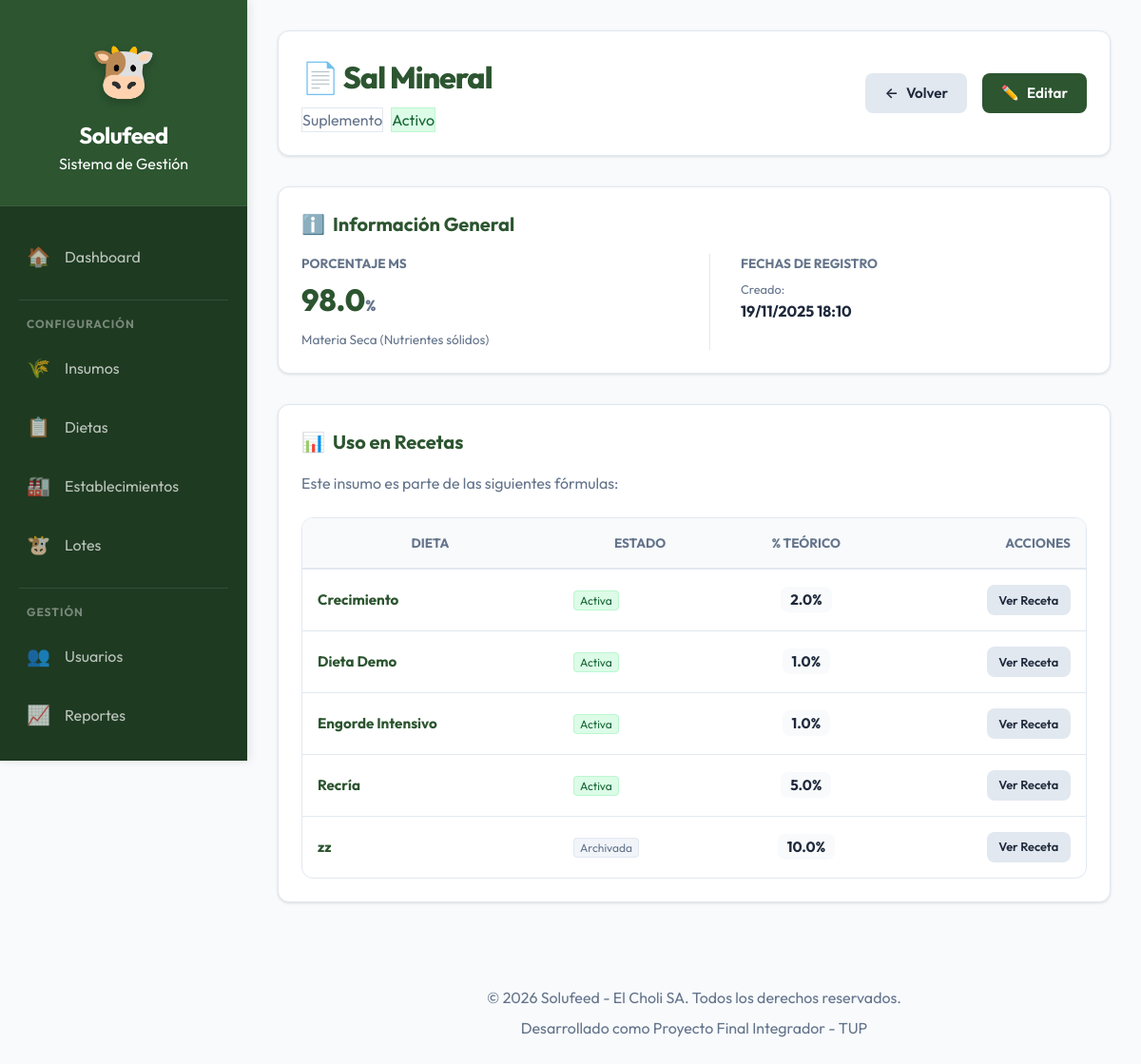
Page /solufeed/admin/insumos/ver.php?id=10&return_to=/solufeed/admin/insumos/listar.php (signed in) on the committed database.
### tables this page shows
CREATE TABLE `insumo` (
  `id_insumo` int(11) NOT NULL,
  `nombre` varchar(100) NOT NULL,
  `tipo` varchar(50) DEFAULT NULL,
  `costo_kg` decimal(12,4) DEFAULT NULL,
  `porcentaje_ms` decimal(5,2) NOT NULL,
  `activo` tinyint(1) NOT NULL DEFAULT 1,
  `fecha_creacion` datetime NOT NULL,
  `fecha_actualizacion` datetime DEFAULT NULL
);

CREATE TABLE `dieta_detalle` (
  `id_dieta` int(11) NOT NULL,
  `id_insumo` int(11) NOT NULL,
  `porcentaje_teorico` decimal(6,3) NOT NULL
);

CREATE TABLE `dieta` (
  `id_dieta` int(11) NOT NULL,
  `nombre` varchar(100) NOT NULL,
  `descripcion` text DEFAULT NULL,
  `activo` tinyint(1) NOT NULL DEFAULT 1,
  `fecha_creacion` datetime NOT NULL,
  `fecha_actualizacion` datetime DEFAULT NULL
);

### solufeed/includes/functions.php (called while the page is built, shortened)
<?php
function safe_return_to($dest, $fallback = null) {
    $fallback = is_string($fallback) && $fallback !== '' ? $fallback : (BASE_URL . '/admin/campo/historial.php');
    $dest = trim($dest);
    $dest = str_replace(["\r", "\n"], '', $dest);
    if (strpos($dest, '/') === 0) return $dest;
    return $fallback;
}
?>

### solufeed/admin/insumos/ver.php (the view, shortened to what this page needs)
<?php
require_once '../../includes/functions.php';
$id_insumo = (int) $_GET['id'];
$db = getConnection();
$return_to = isset($_GET['return_to']) ? (string)$_GET['return_to'] : '';
$back_url = safe_return_to($return_to, BASE_URL . '/admin/insumos/listar.php');
$stmt = $db->prepare("SELECT * FROM insumo WHERE id_insumo = ?");
$stmt->execute([$id_insumo]);
$insumo = $stmt->fetch();
require_once '../../includes/header.php';
?>
<div class="page-header">
    <div>
        <h1 style="font-weight: 800; color: var(--primary); margin: 0; letter-spacing: -1px;">📄 <?php echo htmlspecialchars($insumo['nombre']); ?></h1>
        <div style="display: flex; gap: 0.5rem; margin-top: 0.5rem;">
            <span class="badge" style="background: var(--surface); border: 1px solid var(--border); color: var(--text-muted);">
                <?php echo htmlspecialchars($insumo['tipo']); ?>
            </span>
            <?php if ($insumo['activo']): ?>
                <span class="badge" style="background: #dcfce7; color: #166534; border: 1px solid #bbf7d0;">Activo</span>
            <?php else: ?>
                <span class="badge" style="background: #fee2e2; color: #991b1b; border: 1px solid #fecaca;">Inactivo</span>
            <?php endif; ?>
        </div>
    </div>
    <div class="header-actions">
        <a href="<?php echo htmlspecialchars($back_url); ?>" class="btn btn-secondary"><span>←</span> Volver</a>
        <a href="editar.php?id=<?php echo $id_insumo; ?>&return_to=<?php echo urlencode($_SERVER['REQUEST_URI']); ?>" class="btn btn-primary"><span>✏️</span> Editar</a>
    </div>
</div>
<div class="card" style="margin-bottom: 2rem;">
    <h3 class="card-title"><span>ℹ️</span> Información General</h3>
    <div style="display: grid; grid-template-columns: repeat(auto-fit, minmax(200px, 1fr)); gap: 2rem;">
        <div>
            <div style="font-size: 0.85rem; color: var(--text-muted); text-transform: uppercase; font-weight: 700; margin-bottom: 0.25rem;">Porcentaje MS</div>
            <div style="font-size: 2rem; font-weight: 800; color: var(--primary);">
                <?php echo number_format($insumo['porcentaje_ms'], 1); ?><span style="font-size: 1rem; color: var(--text-muted);">%</span>
            </div>
            <div style="font-size: 0.85rem; color: var(--text-muted); margin-top: 0.5rem;">
                Materia Seca (Nutrientes sólidos)
            </div>
        </div>
        <div style="border-left: 1px solid var(--border); padding-left: 2rem;">
            <div style="font-size: 0.85rem; color: var(--text-muted); text-transform: uppercase; font-weight: 700; margin-bottom: 0.5rem;">Fechas de Registro</div>
            <div style="margin-bottom: 0.5rem;">
                <span style="display: block; font-size: 0.8rem; color: var(--text-muted);">Creado:</span>
                <strong><?php echo date('d/m/Y H:i', strtotime($insumo['fecha_creacion'])); ?></strong>
            </div>
        </div>
    </div>
</div>
<div class="card">
    <h3 class="card-title"><span>📊</span> Uso en Recetas</h3>
    <?php
    $stmt_uso = $db->prepare("
        SELECT
            d.id_dieta,
            d.nombre as dieta_nombre,
            dd.porcentaje_teorico,
            d.activo as dieta_activa
        FROM dieta_detalle dd
        INNER JOIN dieta d ON dd.id_dieta = d.id_dieta
        WHERE dd.id_insumo = ?
        ORDER BY d.activo DESC, d.nombre ASC
    ");
    $stmt_uso->execute([$id_insumo]);
    $dietas_uso = $stmt_uso->fetchAll();
    ?>
    <?php if (count($dietas_uso) > 0): ?>
        <p style="margin-bottom: 1.5rem; color: var(--text-muted);">
            Este insumo es parte de las siguientes fórmulas:
        </p>
        <div class="table-container">
            <table>
                <thead>
                    <tr>
                        <th>Dieta</th>
                        <th>Estado</th>
                        <th>% Teórico</th>
                        <th style="text-align: right;">Acciones</th>
                    </tr>
                </thead>
                <tbody>
                    <?php foreach ($dietas_uso as $dieta): ?>
                        <tr>
                            <td>
                                <strong style="color: var(--primary);"><?php echo htmlspecialchars($dieta['dieta_nombre']); ?></strong>
                            </td>
                            <td>
                                <?php if ($dieta['dieta_activa']): ?>
                                    <span style="font-size: 0.75rem; background: #dcfce7; color: #166534; padding: 2px 6px; border-radius: 4px; border: 1px solid #bbf7d0;">Activa</span>
                                <?php else: ?>
                                    <span style="font-size: 0.75rem; background: #f1f5f9; color: #64748b; padding: 2px 6px; border-radius: 4px; border: 1px solid #e2e8f0;">Archivada</span>
                                <?php endif; ?>
                            </td>
                            <td style="text-align: center;">
                                <span style="background: var(--bg-main); padding: 4px 10px; border-radius: 8px; font-weight: 700;">
                                    <?php echo number_format($dieta['porcentaje_teorico'], 1); ?>%
                                </span>
                            </td>
                            <td style="text-align: right;">
                                <a href="../dietas/ver.php?id=<?php echo $dieta['id_dieta']; ?>&return_to=<?php echo urlencode($_SERVER['REQUEST_URI']); ?>" class="btn btn-secondary" style="font-size: 0.8rem; padding: 0.4rem 0.8rem;">
                                    Ver Receta
                                </a>
                            </td>
                        </tr>
                    <?php endforeach; ?>
                </tbody>
            </table>
        </div>
    <?php endif; ?>
</div>
<?php require_once '../../includes/footer.php'; ?>

### solufeed/assets/css/main.css (style rules this page uses)
:root { --primary: #2c5530; --primary-light: #3d7043; --primary-dark: #1e3a21; --secondary: #1e6091; --accent: #f4a261; --success: #28a745; --danger: #dc3545; --warning: #ffc107; --info: #17a2b8; --bg-main: #f8fafc; --surface: #ffffff; --border: #e2e8f0; --text-main: #1e293b; --text-muted: #64748b; --text-on-primary: #ffffff; --shadow-sm: 0 1px 3px rgba(0, 0, 0, 0.12); --shadow-md: 0 4px 6px -1px rgba(0, 0, 0, 0.1), 0 2px 4px -1px rgba(0, 0, 0, 0.06); --shadow-lg: 0 10px 15px -3px rgba(0, 0, 0, 0.1), 0 4px 6px -2px rgba(0, 0, 0, 0.05); --radius: 12px; --text: var(--text-main); --shadow: var(--shadow-md); --bg-glass: rgba(255, 255, 255, 0.85); --accent-color: var(--accent); }
* { margin: 0; padding: 0; box-sizing: border-box; }
body { font-family: 'Outfit', 'Inter', -apple-system, sans-serif; background-color: var(--bg-main); color: var(--text-main); line-height: 1.5; -webkit-font-smoothing: antialiased; }
.card { background: var(--surface); border-radius: var(--radius); padding: 1.5rem; box-shadow: var(--shadow-sm); border: 1px solid var(--border); margin-bottom: 1.5rem; transition: transform 0.2s ease, box-shadow 0.2s ease; }
.card-title { font-size: 1.25rem; font-weight: 700; color: var(--primary); margin-bottom: 1rem; display: flex; align-items: center; gap: 0.5rem; }
.page-header { display: flex; justify-content: space-between; align-items: center; flex-wrap: wrap; gap: 1.5rem; margin-bottom: 2rem; background: var(--surface); padding: 1.5rem; border-radius: var(--radius); box-shadow: var(--shadow-sm); border: 1px solid var(--border); }
.header-actions { display: flex; flex-wrap: wrap; gap: 1rem; }
.btn { display: inline-flex; align-items: center; justify-content: center; padding: 0.625rem 1.25rem; font-size: 0.95rem; font-weight: 600; border-radius: 8px; cursor: pointer; transition: all 0.2s ease; text-decoration: none; border: none; gap: 0.5rem; }
.btn-primary { background: var(--primary); color: white; }
.btn-secondary { background: var(--border); color: var(--text-main); }
.table-container { overflow-x: auto; background: var(--surface); border-radius: var(--radius); border: 1px solid var(--border); }
table { width: 100%; border-collapse: collapse; }
th { background: var(--bg-main); padding: 1rem; text-align: center; font-size: 0.85rem; text-transform: uppercase; color: var(--text-muted); font-weight: 700; border-bottom: 2px solid var(--border); }
td { padding: 1rem; border-bottom: 1px solid var(--border); font-size: 0.95rem; }
tr:last-child td { border-bottom: none; }

### rows in the picture
insumo: nombre "Sal Mineral", tipo "Suplemento", porcentaje_ms "98.0", fecha_creacion "19/11/2025 18:10"
dieta_detalle: id_dieta.nombre "Crecimiento", shows "Activa", porcentaje_teorico "2.0"
dieta_detalle: id_dieta.nombre "Dieta Demo", shows "Activa", porcentaje_teorico "1.0"
dieta_detalle: id_dieta.nombre "Engorde Intensivo", shows "Activa", porcentaje_teorico "1.0"
dieta_detalle: id_dieta.nombre "Recría", shows "Activa", porcentaje_teorico "5.0"
dieta_detalle: id_dieta.nombre "zz", shows "Archivada", porcentaje_teorico "10.0"
